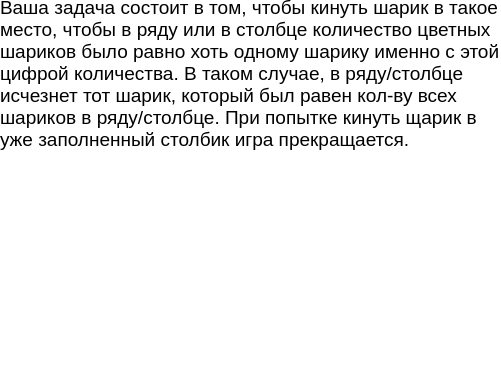
<?xml version="1.0" encoding="UTF-8"?>
<ui version="4.0">
 <class>Dialog</class>
 <widget class="QDialog" name="Dialog">
  <property name="geometry">
   <rect>
    <x>0</x>
    <y>0</y>
    <width>501</width>
    <height>386</height>
   </rect>
  </property>
  <property name="windowTitle">
   <string>Правила игры</string>
  </property>
  <widget class="QTextBrowser" name="textBrowser">
   <property name="geometry">
    <rect>
     <x>-5</x>
     <y>-9</y>
     <width>511</width>
     <height>401</height>
    </rect>
   </property>
   <property name="html">
    <string>&lt;!DOCTYPE HTML PUBLIC &quot;-//W3C//DTD HTML 4.0//EN&quot; &quot;http://www.w3.org/TR/REC-html40/strict.dtd&quot;&gt;
&lt;html&gt;&lt;head&gt;&lt;meta name=&quot;qrichtext&quot; content=&quot;1&quot; /&gt;&lt;style type=&quot;text/css&quot;&gt;
p, li { white-space: pre-wrap; }
&lt;/style&gt;&lt;/head&gt;&lt;body style=&quot; font-family:'MS Shell Dlg 2'; font-size:7.8pt; font-weight:400; font-style:normal;&quot;&gt;
&lt;p style=&quot; margin-top:0px; margin-bottom:0px; margin-left:0px; margin-right:0px; -qt-block-indent:0; text-indent:0px;&quot;&gt;&lt;span style=&quot; font-family:'-apple-system,BlinkMacSystemFont,Roboto,Open Sans,Helvetica Neue,Noto Sans Armenian,Noto Sans Bengali,Noto Sans Cherokee,Noto Sans Devanagari,Noto Sans Ethiopic,Noto Sans Georgian,Noto Sans Hebrew,Noto Sans Kannada,Noto Sans Khmer,Noto Sans Lao,Noto Sans Osmanya,Noto Sans Tamil,Noto Sans Telugu,Noto Sans Thai,sans-serif'; font-size:14pt; color:#000000; background-color:#ffffff;&quot;&gt;Ваша задача состоит в том, чтобы кинуть шарик в такое место, чтобы в ряду или в столбце количество цветных шариков было равно хоть одному шарику именно с этой цифрой количества. В таком случае, в ряду/столбце исчезнет тот шарик, который был равен кол-ву всех шариков в ряду/столбце. При попытке кинуть щарик в уже заполненный столбик игра прекращается.&lt;/span&gt;&lt;/p&gt;&lt;/body&gt;&lt;/html&gt;</string>
   </property>
  </widget>
 </widget>
 <resources/>
 <connections/>
</ui>
